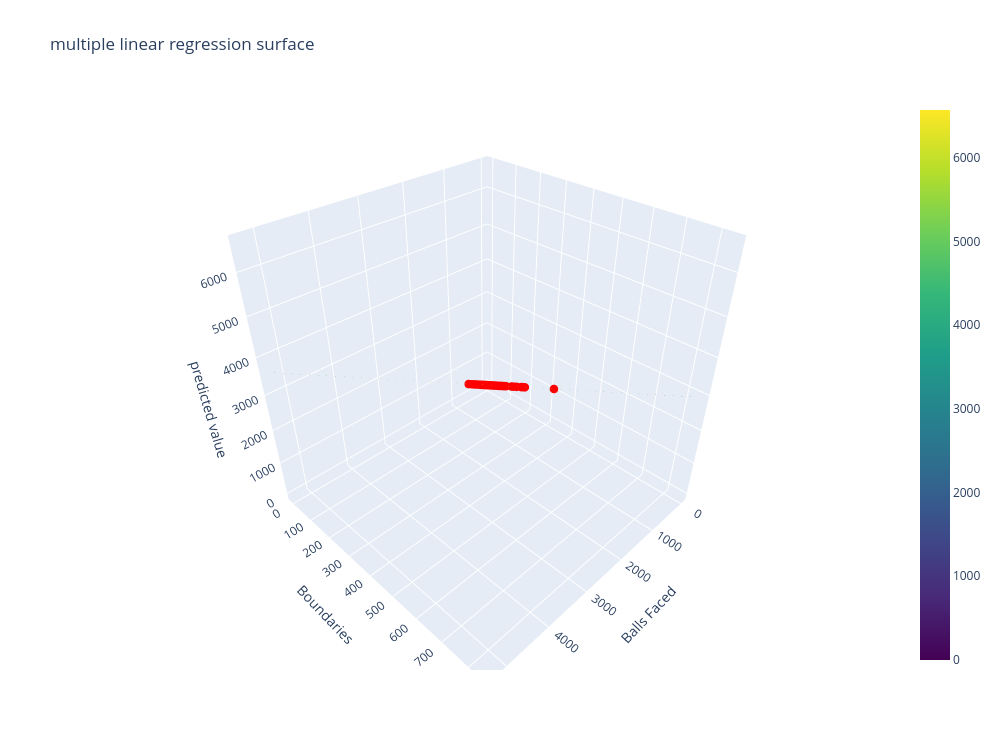

Notebook cell for this chart:
### Code cell
import plotly.graph_objects as go
intercept=-3.83
coef={
    "balls_faced":0.6870,
    "boundaries":3.5314
}
def predict(balls_faced,boundaries):
    return(
        intercept+coef["balls_faced"]*balls_faced+coef["boundaries"]*boundaries
    )
x_feature="balls_faced"
y_feature="boundaries"

x=np.linspace(df[x_feature].min(),df[x_feature].max(),50)
y=np.linspace(df[y_feature].min(),df[y_feature].max(),50)

x_plane,y_plane=np.meshgrid(x,y)
z_plane=predict(x_plane,y_plane)

df["predicted"]=predict(df["balls_faced"],df["boundaries"])
fig=go.Figure()
fig.add_trace(go.Surface(x=x_plane,y=y_plane,z=z_plane,colorscale="Viridis",opacity=0.75,name="regression surface",showscale=True))
fig.add_trace(go.Scatter3d(
    x=df[x_feature],
    y=df[y_feature],
    z=df["predicted"],
    mode="markers",
    marker=dict(
        size=5,
        color="red"
    ),
    text=df["player"],
    hovertemplate=
    "<b>%{text}</b><br>"+
    f"{x_feature.replace('_',' ').title()}: %{{x: .2f}}<br>"+
    f"{y_feature.replace('_',' ').title()}: %{{x}}<br>"+
    "prediction: %{z: .2f}<extra></extra>",
    name="players"
))
fig.update_layout(
    title="multiple linear regression surface",
    scene=dict(
        xaxis_title=x_feature.replace('_',' ').title(),
        yaxis_title=y_feature.replace('_',' ').title(),
        zaxis_title="predicted value"
    ),
    width=1000,
    height=750
)
fig.show()

### Figure 1 — Plotly figure (JSON) as saved in the notebook; plotly's stock layout.template omitted (floating-point values rounded to 4 significant figures; data arrays with more than 128 entries replaced by an {"elided": "..."} marker saying what was removed)
{"data": [{"colorscale": [[0.0, "#440154"], [0.1111, "#482878"], [0.2222, "#3e4989"], [0.3333, "#31688e"], [0.4444, "#26828e"], [0.5556, "#1f9e89"], [0.6667, "#35b779"], [0.7778, "#6ece58"], [0.8889, "#b5de2b"], [1.0, "#fde725"]], "name": "regression surface", "opacity": 0.75, "showscale": true, "x": {"elided": "50x50 float values"}, "y": {"elided": "50x50 float values"}, "z": {"elided": "50x50 float values"}, "type": "surface"}, {"hovertemplate": "<b>%{text}</b><br>Balls Faced: %{x: .2f}<br>Boundaries: %{x}<br>prediction: %{z: .2f}<extra></extra>", "marker": {"color": "red", "size": 5}, "mode": "markers", "name": "players", "text": {"elided": "605 str values"}, "x": {"elided": "605 int values"}, "y": {"elided": "605 int values"}, "z": {"elided": "605 float values"}, "type": "scatter3d"}], "layout": {"title": {"text": "multiple linear regression surface"}, "scene": {"xaxis": {"title": {"text": "Balls Faced"}}, "yaxis": {"title": {"text": "Boundaries"}}, "zaxis": {"title": {"text": "predicted value"}}}, "width": 1000, "height": 750}}
